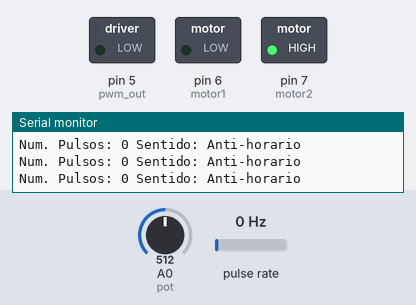
Recording of a sketch running on a simulated Arduino Uno, built with avr-gcc and run on an emulated ATmega328P. On the bench: switched loads named in the sketch (green lamp = pin HIGH), the last lines printed to the serial monitor. Wiring (inferred from the names in the program): pulse sensor: data pin 2. The test bench sets the inputs (shaded band); at power-on: A0 (pot) = 512, pulse rate 0 Hz.

Above: at 1.2 s.
1.3 s: A0 (pot) set to 511
At 1.9 s:
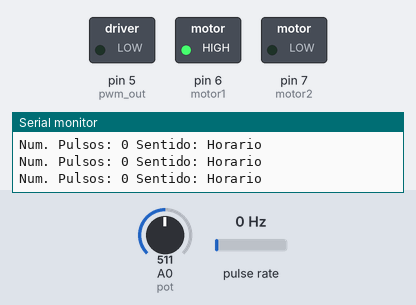
2.8 s: A0 (pot) set to 306
At 3.4 s:
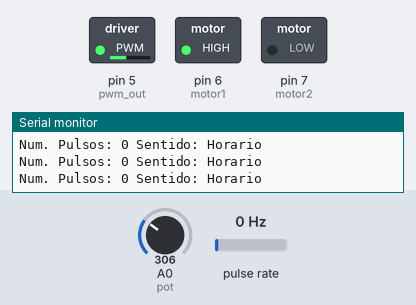
4.3 s: A0 (pot) set to 122
At 4.8 s:
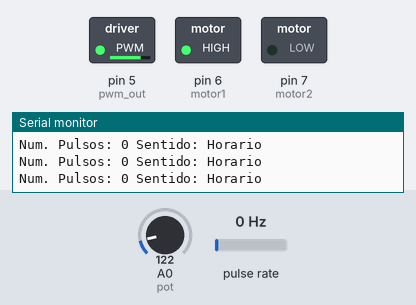
5.8 s: A0 (pot) set to 522
At 6.2 s:
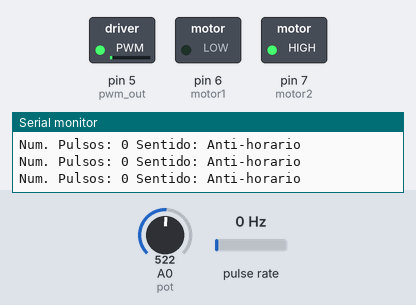
7.3 s: A0 (pot) set to 502
At 7.7 s:
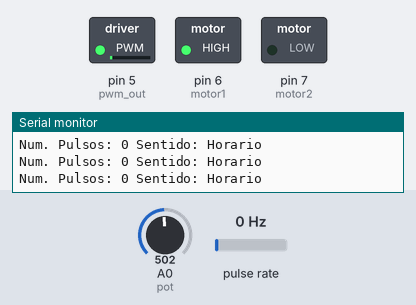
Timing chart, 0 to 9.8 s (numbered marks = the images above; inputs shaded):
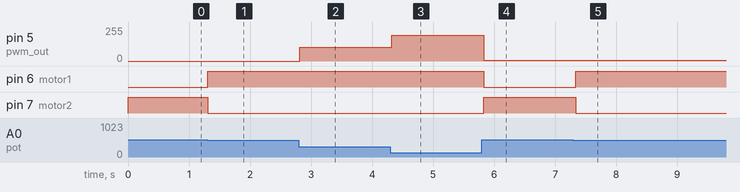

The sketch:

arduino123_WR_source.ino
```cpp
/* ========================================================================================================

   Curso de Arduino e AVR 123

   WR Kits Channel


   Controle de Motor com Encoder


   Autor: Eng. Wagner Rambo  Data: Junho de 2017

   www.wrkits.com.br | facebook.com/wrkits | youtube.com/user/canalwrkits | dailymotion.com/wrkits

======================================================================================================== */


// ========================================================================================================
// --- Mapeamento de Hardware ---
#define    encoder_C1   2                     //Conexão C1 do encoder
#define    encoder_C2   4                     //Conexão C2 do encoder
#define    pwm_out      5                     //Saída pwm para controle de velocida do motor
#define    motor1       6                     //Controle In1 do driver L298N
#define    motor2       7                     //Controle In2 do driver L298N
#define    pot          A0                    //Entrada para leitura de potenciômetro


// ========================================================================================================
// --- Variáveis Globais ---
void motor_control();                         //Função para controle do motor


// ========================================================================================================
// --- Variáveis Globais ---
byte      Encoder_C1Last;
int       pulse_number,
          adc,
          pwm_value = 128;

boolean direction_m;


// ========================================================================================================
// --- Configurações Iniciais ---
void setup()
{

  Serial.begin(115200);                       //Inicializa comunicação serial

  pinMode(pot,         INPUT);                //Configura entrada para potenciômetro
  pinMode(encoder_C1,  INPUT);                //Configura entrada C1 para leitura do encoder
  pinMode(encoder_C2,  INPUT);                //Configura entrada C2 para leitura do encoder
  pinMode(motor1,     OUTPUT);                //Configura saída para controle do motor (in1 do driver)
  pinMode(motor2,     OUTPUT);                //Configura saída para controle do motor (in3 do driver)


  attachInterrupt(0, count_pulses, CHANGE);   //Interrupção externa 0 por mudança de estado


} //end setup


// ========================================================================================================
// --- Loop Infinito ---
void loop()
{
//||||||||||||||||||||||||||||||||||||||||||||
   motor_control();                           //chama função para controle do motor
   delay(100);                                //taxa de atualização

} //end loop


// ========================================================================================================
// --- Função para controle do Motor ---
void motor_control()
{

  Serial.print("Num. Pulsos: ");              //Imprime
  Serial.print(pulse_number);                 //Imprime
  adc = analogRead(pot);                      //Lê entrada analógica do potenciômetro e armazena em adc

  if (adc >= 512)                             //adc maior ou igual a 512? (metade do valor de 10 bits 1024)
  {                                           //Sim...
    digitalWrite(motor1, LOW);                //Desliga bit de controle motor1
    digitalWrite(motor2, HIGH);               //Liga bit de controle motor2
    Serial.println(" Sentido: Anti-horario"); //Imprime
    pwm_value = map(adc, 512, 1023, 0, 255);  //normaliza valor do pwm de acordo com potenciômetro
    analogWrite(pwm_out, pwm_value);          //gera pwm proporcional

  } //end if adc

  else                                        //Senão...
  {                                           //adc menor que 512
    digitalWrite(motor1, HIGH);               //Liga bit de controle motor1
    digitalWrite(motor2, LOW);                //Desliga bit de controle motor2
    Serial.println(" Sentido: Horario");      //Imprime
    pwm_value = map(adc, 511, 0, 0, 255);     //normaliza valor do pwm de acordo com potenciômetro
    analogWrite(pwm_out, pwm_value);          //gera pwm proporcional
  }

  pulse_number = 0x00;                        //reinicia pulse_number


} //end motor_control


// ========================================================================================================
// --- Função de contagem de pulsos do encoder ---
//
// *baseada no artigo do site http://www.arduinoecia.com.br/2016/10/motor-dc-com-encoder-arduino.html
//
//
void count_pulses()
{

  int Lstate = digitalRead(encoder_C1);       //Lê estado de encoder_C1 e armazena em Lstate

  if(!Encoder_C1Last && Lstate)               //Encoder_C1Last igual a zero e Lstate diferente de zero?
  {                                           //Sim...
    int val = digitalRead(encoder_C2);        //Lê estado de encoder_C2 e armazena em val

    if(!val && direction_m) direction_m = false;      //Sentido reverso

    else if(val && !direction_m) direction_m = true;  //Sentido direto

  } //end if

  Encoder_C1Last = Lstate;                    //Encoder_C1Last recebe o valor antigo

  if(!direction_m)  pulse_number++;           //incrementa número do pulso se direction limpa
  else              pulse_number--;           //senão decrementa


} //end count_pulses
```

Measured:
- the behaviour switches between 512 and 511 on A0 (pot) (found by bisection; images 0 and 1)
- after the input at 1.3 s, pin 6 (motor1): LOW → HIGH at once; pin 7 (motor2): HIGH → LOW at once
- after the input at 2.8 s, pin 5 (pwm_out): 0/255 → 102/255 at once
- after the input at 4.3 s, pin 5 (pwm_out): 102/255 → 194/255 at once
- after the input at 5.8 s, pin 5 (pwm_out): 194/255 → 4/255 at once; pin 6 (motor1): HIGH → LOW at once; pin 7 (motor2): LOW → HIGH at once
- after the input at 7.3 s, pin 6 (motor1): LOW → HIGH at once; pin 7 (motor2): HIGH → LOW at once
